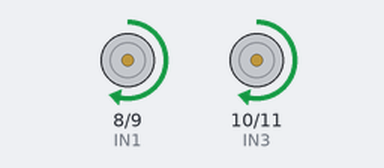
Bench run of a sketch on a simulated Arduino Uno, built with avr-gcc and run on an emulated ATmega328P. Parts: motor-driver pin pairs drawn as motors (green arrow = first pin HIGH = forward, orange = second pin HIGH = backward, longer = more drive, scaled by the enable pin).

Above: at 0.5 s.
At 1.8 s:
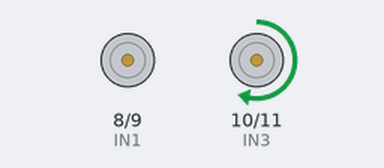
At 4.5 s:
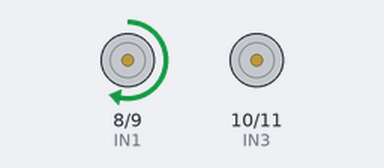
At 8.1 s:
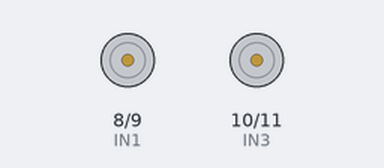
Timing chart, 0 to 9.0 s (numbered marks = the images above):
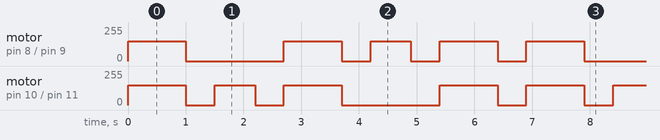

Measured:
- by itself, motor on pin 8 (IN1) / pin 9 (IN2): repeats every 6.9 s: stopped 1.7 s, forward 150/255 1.0 s, stopped 0.50 s, forward 150/255 0.70 s, 2 × (stopped 0.50 s, forward 150/255 1.0 s)
- by itself, motor on pin 10 (IN3) / pin 11 (IN4): repeats every 6.9 s: stopped 0.50 s, forward 150/255 0.70 s, stopped 0.50 s, forward 150/255 1.0 s, stopped 1.7 s, forward 150/255 1.0 s, stopped 0.50 s, forward 150/255 1.0 s

The sketch:

SmartCar_SourceCode.ino
```cpp
const int ENA = 5;
const int IN1 = 8;
const int IN2 = 9;
const int ENB = 6;
const int IN3 = 10;
const int IN4 = 11;

int speedMotor = 150;

void setup() {
  pinMode(ENA, OUTPUT); pinMode(IN1, OUTPUT); pinMode(IN2, OUTPUT);
  pinMode(ENB, OUTPUT); pinMode(IN3, OUTPUT); pinMode(IN4, OUTPUT);
}

void forward(int speed) {
  digitalWrite(IN1, HIGH); digitalWrite(IN2, LOW);
  digitalWrite(IN3, HIGH); digitalWrite(IN4, LOW);
  analogWrite(ENA, speed); analogWrite(ENB, speed);
}

void turnLeft(int speed) {
  digitalWrite(IN1, LOW); digitalWrite(IN2, LOW);
  digitalWrite(IN3, HIGH); digitalWrite(IN4, LOW);
  analogWrite(ENA, 0); analogWrite(ENB, speed);
}

void turnRight(int speed) {
  digitalWrite(IN1, HIGH); digitalWrite(IN2, LOW);
  digitalWrite(IN3, LOW); digitalWrite(IN4, LOW);
  analogWrite(ENA, speed); analogWrite(ENB, 0);
}

void stopCar() {
  digitalWrite(IN1, LOW); digitalWrite(IN2, LOW);
  digitalWrite(IN3, LOW); digitalWrite(IN4, LOW);
  analogWrite(ENA, 0); analogWrite(ENB, 0);
}

void loop() {
  forward(speedMotor);
  delay(1000);

  stopCar(); delay(500);

  turnLeft(speedMotor);
  delay(700);

  stopCar(); delay(500);

  forward(speedMotor);
  delay(1000);

  stopCar(); delay(500);

  turnRight(speedMotor);
  delay(700);

  stopCar(); delay(500);

  forward(speedMotor);
  delay(1000);

  stopCar(); delay(500);
}
```
